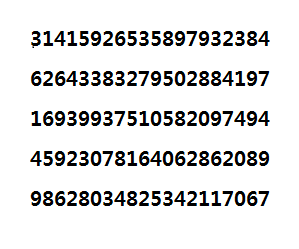
#> input picture ten_1121/3.chapter/Pi.png, 299 x 249 px, given in place of image_0017.jpg, which was not available
$ python 0615_AverageHash2.py   (older library calls are emulated)
#> lines starting #> are read from the running program, lines starting #| are printed output that depends on the picture; pictures that were not available may be replaced by others from this repository, and a replacement may not be noted
from PIL import Image
import numpy as np
import os, re

# 파일 경로 지정하기
search_dir = "./image/101_ObjectCategories"
cache_dir = "./image/cache_avhash"

if not os.path.exists(cache_dir):
    os.mkdir(cache_dir)

# 이미지 데이터를 Average Hash로 변환하기 --- (1)
def average_hash(fname, size=16):
#> called with size = 16
    fname2 = fname[len(search_dir):]

    # 이미지 캐시하기
    cache_file = cache_dir + "/" + fname2.replace('.', '_') + ".csv"
    if not os.path.exists(cache_file): # 해시 생성하기
        img = Image.open(fname)  # 이미지 데이터 열기
#> img is the input picture: PIL image 299x249 RGB; mean R, G, B 226.2, 226.2, 226.2
        img = img.convert('L').resize((size, size), Image.ANTIALIAS)
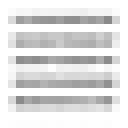
#> img: PIL image 16x16 L (shown 8 times larger); min 137, max 255, mean 224.2
        pixels = np.array(img.getdata()).reshape((size, size))  # 2차원 배열로 변환하기
        avg = pixels.mean()
#> avg = 224.2
        px = 1 * (pixels > avg)
        np.savetxt(cache_file, px, fmt="%.0f", delimiter=",")
    else: # 캐시가 있으면 읽지 않기
        px = np.loadtxt(cache_file, delimiter=",")
    return px

# 해밍 거리 구하기
def hamming_dist(a,b):
    aa = a.reshape(1,-1) # 1차원 배열로 변환하기
    ab = b.reshape(1,-1)
    dist = (aa!=ab).sum()
    return dist

# 모든 폴더에 처리 적용하기
def enum_all_files(path):
    for root, dirs, files in os.walk(path):
        for f in files:
            fname = os.path.join(root,f)
            if re.search(r'\.(jpg|jpeg|png)$',fname):
                yield fname

# 이미지 찾기
def find_image(fname, rate):
    src = average_hash(fname)
    for fname in enum_all_files(search_dir):
        dst = average_hash(fname)
        diff_r = hamming_dist(src, dst) / 256
        # print("[check]",fname)
        if diff_r < rate:
            yield (diff_r, fname)

# 찾기
srcfile = search_dir + "/chair/image_0017.jpg"
html = ""
sim = list(find_image(srcfile, 0.25))
#> sim = []
sim = sorted(sim, key=lambda x:x[0])
for r,f, in sim:
    print(r, ">",f)
    s = '<div style="float:left;"><h3>[ 차이:' + str(r) + '-' + \
        os.path.basename(f) + ']</h3>' +\
        '<p><a href="' + f + '"><img src="' + f + '" width=400>' +\
        '</a></p></div>'
    html += s
#> this loop made 0 passes
#> after the loop, html = ''

# HTML로 출력하기
html = """<html><head><meta charset="utf8"></head><body><h3>원래이미지</h3><p><img src='{0}' width=400></p>{1}</body></html>""".format(srcfile, html)
with open("./avhash-search-output.html","w", encoding="utf-8") as f:
    f.write(html)
print("OK")

$ run again, on ten_1121/3.chapter/numbers100.PNG
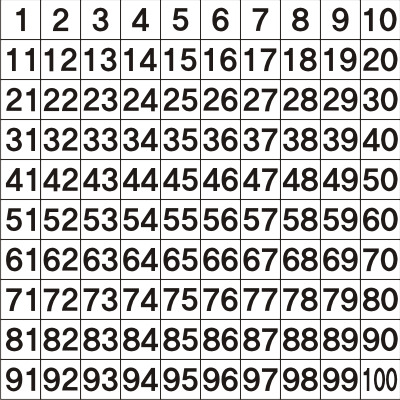
#> input picture ten_1121/3.chapter/numbers100.PNG, 400 x 400 px, given in place of image_0017.jpg, which was not available
#> in average_hash, img is the input picture: PIL image 400x400 RGB; mean R, G, B 195.3, 193.9, 193
#> in average_hash, `img = img.convert('L').resize((size, size), Image.ANTIALIAS)`:
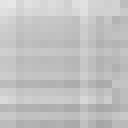
#> img: PIL image 16x16 L (shown 8 times larger); min 166, max 231, mean 193.6
#> avg = 193.6
#> sim = []
#> after the loop `for r,f, in sim:`: html = ''

$ run again, on 04.AI/1.Machine_Learning/bmi-test.png
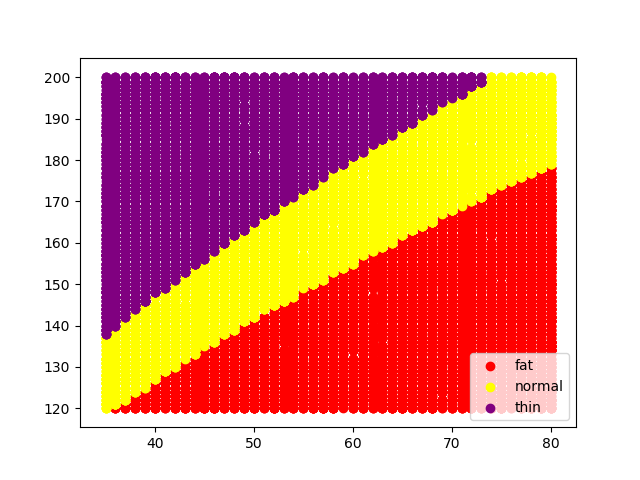
#> input picture 04.AI/1.Machine_Learning/bmi-test.png, 640 x 480 px, given in place of image_0017.jpg, which was not available
#> in average_hash, img is the input picture: PIL image 640x480 RGBA; mean R, G, B, A 231.7, 166.9, 150.6, 255
#> in average_hash, `img = img.convert('L').resize((size, size), Image.ANTIALIAS)`:
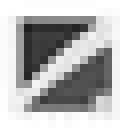
#> img: PIL image 16x16 L (shown 8 times larger); min 31, max 255, mean 183.6
#> avg = 183.6
#> sim = []
#> after the loop `for r,f, in sim:`: html = ''
